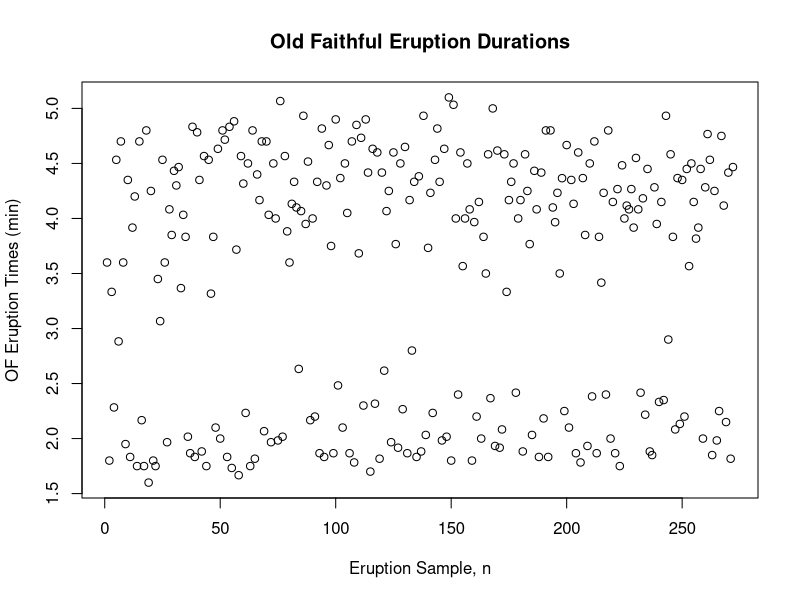

Source code (R):
## ---- chunk 1
knitr::opts_chunk$set(echo = TRUE)
## ---- chunk 2
summary(faithful,echo=FALSE)
## ---- chunk 3
plot(faithful$eruptions, xlab = "Eruption Sample, n",
     ylab="OF Eruption Times (min)", main= "Old Faithful Eruption Durations")
